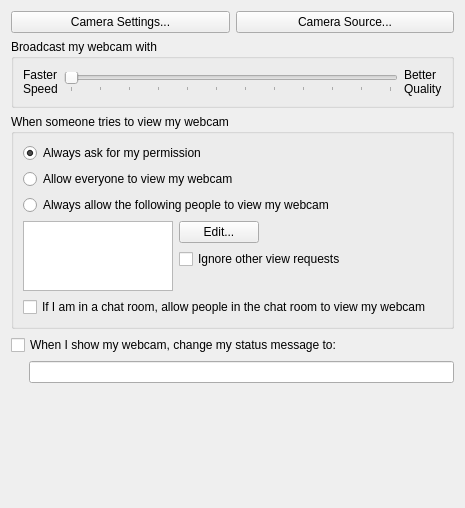
<?xml version="1.0" encoding="UTF-8"?>
<ui version="4.0">
 <class>Form</class>
 <widget class="QWidget" name="Form">
  <property name="geometry">
   <rect>
    <x>0</x>
    <y>0</y>
    <width>465</width>
    <height>508</height>
   </rect>
  </property>
  <property name="windowTitle">
   <string>Webcam Broadcast</string>
  </property>
  <layout class="QVBoxLayout" name="verticalLayout_6">
   <item>
    <layout class="QHBoxLayout" name="horizontalLayout_2">
     <item>
      <widget class="QPushButton" name="pushButton">
       <property name="text">
        <string>Camera Settings...</string>
       </property>
      </widget>
     </item>
     <item>
      <widget class="QPushButton" name="cameraSourceButton">
       <property name="text">
        <string>Camera Source...</string>
       </property>
      </widget>
     </item>
    </layout>
   </item>
   <item>
    <widget class="QGroupBox" name="groupBox">
     <property name="title">
      <string>Broadcast my webcam with</string>
     </property>
     <layout class="QVBoxLayout" name="verticalLayout">
      <item>
       <layout class="QHBoxLayout" name="horizontalLayout">
        <item>
         <widget class="QLabel" name="label">
          <property name="sizePolicy">
           <sizepolicy hsizetype="Maximum" vsizetype="Preferred">
            <horstretch>0</horstretch>
            <verstretch>0</verstretch>
           </sizepolicy>
          </property>
          <property name="maximumSize">
           <size>
            <width>50</width>
            <height>16777215</height>
           </size>
          </property>
          <property name="text">
           <string>Faster Speed</string>
          </property>
          <property name="wordWrap">
           <bool>true</bool>
          </property>
         </widget>
        </item>
        <item>
         <widget class="QSlider" name="cameraQualitySlider">
          <property name="maximum">
           <number>11</number>
          </property>
          <property name="pageStep">
           <number>1</number>
          </property>
          <property name="orientation">
           <enum>Qt::Horizontal</enum>
          </property>
          <property name="tickPosition">
           <enum>QSlider::TicksBelow</enum>
          </property>
          <property name="tickInterval">
           <number>1</number>
          </property>
         </widget>
        </item>
        <item>
         <widget class="QLabel" name="label_2">
          <property name="sizePolicy">
           <sizepolicy hsizetype="Maximum" vsizetype="Preferred">
            <horstretch>0</horstretch>
            <verstretch>0</verstretch>
           </sizepolicy>
          </property>
          <property name="maximumSize">
           <size>
            <width>50</width>
            <height>16777215</height>
           </size>
          </property>
          <property name="text">
           <string>Better Quality</string>
          </property>
          <property name="wordWrap">
           <bool>true</bool>
          </property>
         </widget>
        </item>
       </layout>
      </item>
     </layout>
    </widget>
   </item>
   <item>
    <widget class="QGroupBox" name="groupBox_2">
     <property name="title">
      <string>When someone tries to view my webcam</string>
     </property>
     <layout class="QVBoxLayout" name="verticalLayout_4">
      <item>
       <layout class="QVBoxLayout" name="verticalLayout_3">
        <item>
         <widget class="QRadioButton" name="webcamAsk">
          <property name="text">
           <string>Always ask for my permission</string>
          </property>
          <property name="checked">
           <bool>true</bool>
          </property>
          <attribute name="buttonGroup">
           <string notr="true">webcamPermissionGroup</string>
          </attribute>
         </widget>
        </item>
        <item>
         <widget class="QRadioButton" name="webcamAllowEveryone">
          <property name="text">
           <string>Allow everyone to view my webcam</string>
          </property>
          <attribute name="buttonGroup">
           <string notr="true">webcamPermissionGroup</string>
          </attribute>
         </widget>
        </item>
        <item>
         <widget class="QRadioButton" name="webcamAllowSelected">
          <property name="text">
           <string>Always allow the following people to view my webcam</string>
          </property>
          <attribute name="buttonGroup">
           <string notr="true">webcamPermissionGroup</string>
          </attribute>
         </widget>
        </item>
        <item>
         <layout class="QHBoxLayout" name="horizontalLayout_5">
          <property name="sizeConstraint">
           <enum>QLayout::SetMaximumSize</enum>
          </property>
          <item>
           <widget class="QListWidget" name="webcamPeopleList">
            <property name="sizePolicy">
             <sizepolicy hsizetype="Maximum" vsizetype="Maximum">
              <horstretch>0</horstretch>
              <verstretch>0</verstretch>
             </sizepolicy>
            </property>
            <property name="maximumSize">
             <size>
              <width>150</width>
              <height>75</height>
             </size>
            </property>
           </widget>
          </item>
          <item>
           <layout class="QVBoxLayout" name="verticalLayout_2">
            <item>
             <layout class="QHBoxLayout" name="horizontalLayout_4">
              <property name="sizeConstraint">
               <enum>QLayout::SetMaximumSize</enum>
              </property>
              <item>
               <widget class="QPushButton" name="pushButton_3">
                <property name="text">
                 <string>Edit...</string>
                </property>
               </widget>
              </item>
              <item>
               <spacer name="horizontalSpacer_2">
                <property name="orientation">
                 <enum>Qt::Horizontal</enum>
                </property>
                <property name="sizeHint" stdset="0">
                 <size>
                  <width>40</width>
                  <height>20</height>
                 </size>
                </property>
               </spacer>
              </item>
             </layout>
            </item>
            <item>
             <widget class="QCheckBox" name="webcamIgnoreOther">
              <property name="text">
               <string>Ignore other view requests</string>
              </property>
             </widget>
            </item>
            <item>
             <spacer name="verticalSpacer">
              <property name="orientation">
               <enum>Qt::Vertical</enum>
              </property>
              <property name="sizeType">
               <enum>QSizePolicy::Maximum</enum>
              </property>
              <property name="sizeHint" stdset="0">
               <size>
                <width>47</width>
                <height>20</height>
               </size>
              </property>
             </spacer>
            </item>
           </layout>
          </item>
         </layout>
        </item>
        <item>
         <widget class="QCheckBox" name="webcamInChat">
          <property name="text">
           <string>If I am in a chat room, allow people in the chat room to view my webcam</string>
          </property>
         </widget>
        </item>
       </layout>
      </item>
     </layout>
    </widget>
   </item>
   <item>
    <layout class="QVBoxLayout" name="verticalLayout_5">
     <item>
      <widget class="QCheckBox" name="webcamChangeStatus">
       <property name="text">
        <string>When I show my webcam, change my status message to:</string>
       </property>
      </widget>
     </item>
     <item>
      <layout class="QHBoxLayout" name="horizontalLayout_3">
       <item>
        <spacer name="horizontalSpacer">
         <property name="orientation">
          <enum>Qt::Horizontal</enum>
         </property>
         <property name="sizeType">
          <enum>QSizePolicy::Maximum</enum>
         </property>
         <property name="sizeHint" stdset="0">
          <size>
           <width>18</width>
           <height>20</height>
          </size>
         </property>
        </spacer>
       </item>
       <item>
        <widget class="QLineEdit" name="webcamStatus"/>
       </item>
      </layout>
     </item>
     <item>
      <spacer name="verticalSpacer_3">
       <property name="orientation">
        <enum>Qt::Vertical</enum>
       </property>
       <property name="sizeHint" stdset="0">
        <size>
         <width>20</width>
         <height>40</height>
        </size>
       </property>
      </spacer>
     </item>
    </layout>
   </item>
  </layout>
 </widget>
 <resources/>
 <connections/>
 <buttongroups>
  <buttongroup name="webcamPermissionGroup"/>
 </buttongroups>
</ui>
